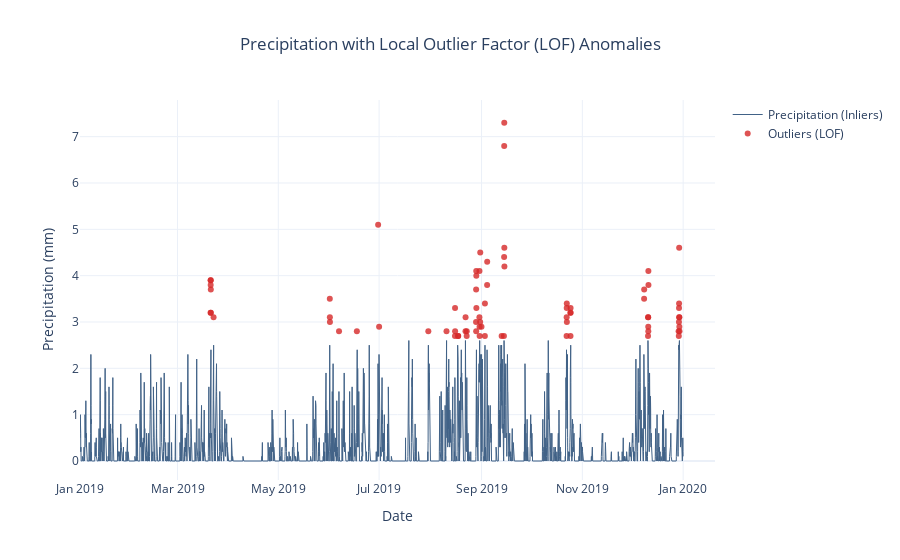

Source (notebook cell):
### Code cell
# Test the function
fig, summary = precipitation_lof_plot(
    time=bergen_2019["time"],
    precipitation=bergen_2019["precipitation"],
    contamination=0.01  # 1% outliers
)
fig.show()
print(summary)
